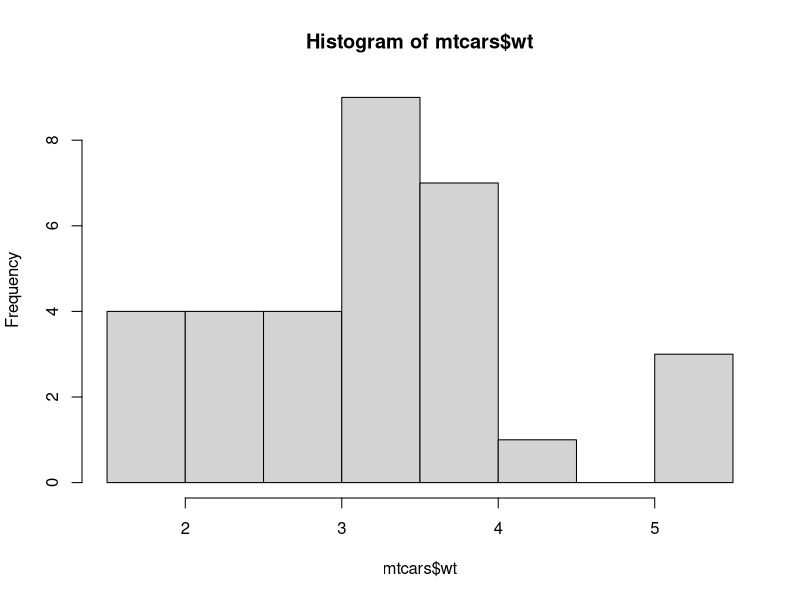
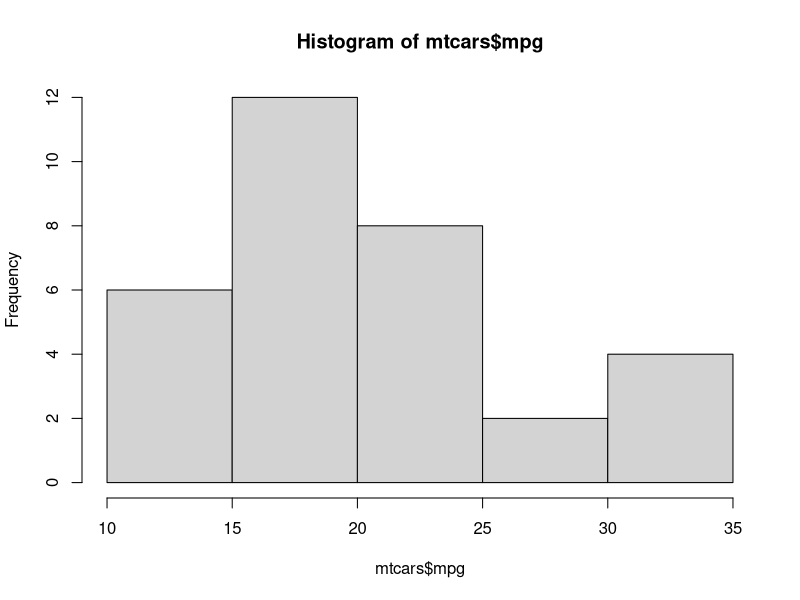
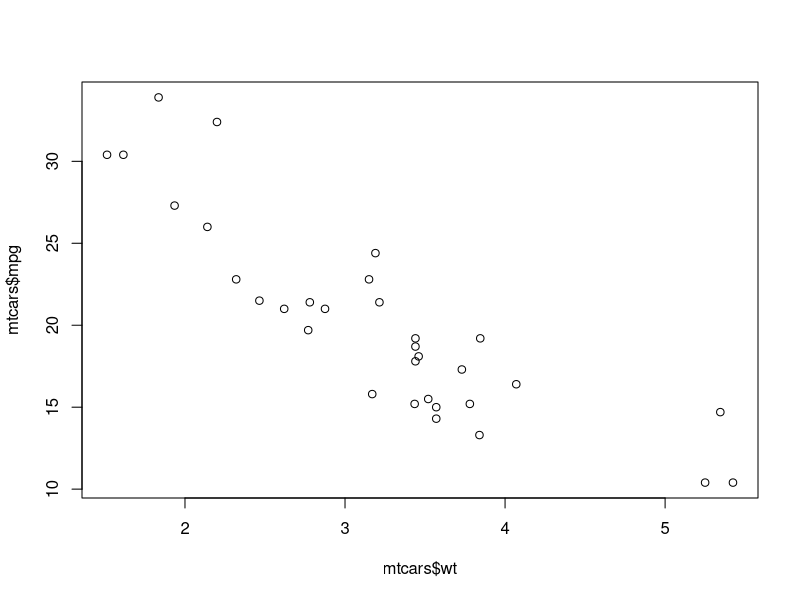
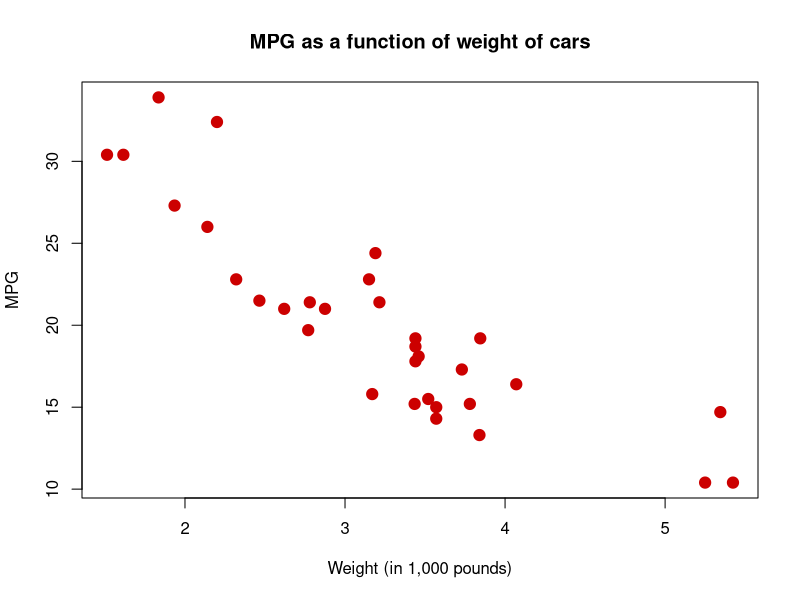

Reproduce these figures in R, in order.
# Load packages -----------------------------------------------------------
library(datasets)  # load/unload packages manually

# Load data
?mtcars

head(mtcars)

# check univariate distributions
hist(mtcars$wt)
hist(mtcars$mpg)

# basic x-y plot for two quantitative variables
plot(mtcars$wt, mtcars$mpg)

# plot options
plot(mtcars$wt, mtcars$mpg,
     pch=19,
     cex=1.5,  # 150% size
     col="#cc0000",
     main="MPG as a function of weight of cars",
     xlab="Weight (in 1,000 pounds)",
     ylab="MPG")

# clear environment
rm(list=ls())

# Clean up
detach("package:datasets", unload=TRUE)

# clear console
cat("\014")  # ctrl+l

# Clean plots
dev.off()
